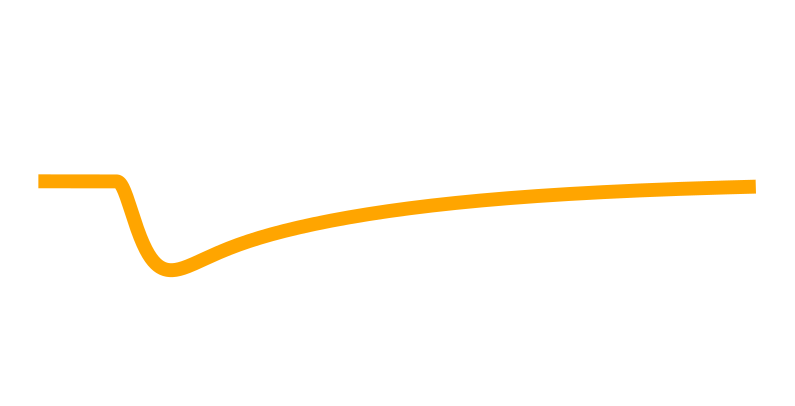

Python code for this plot:
import csv
import os
from itertools import zip_longest
from pathlib import Path

import matplotlib

matplotlib.use("Agg")

import matplotlib.pyplot as plt
import numpy as np


SCRIPT_DIR = Path(__file__).resolve().parent
ROOT = SCRIPT_DIR.parents[2]
DATA_DIR = ROOT / "nc_final_data" / "Figure4" / "Figure4_d4"
SOURCE_DIR = ROOT / "nc_final_source_data" / "Figure4" / "Figure4_d4"




def write_columns(path, columns, arrays):
    values = [np.asarray(value) for value in arrays]
    if any(value.ndim != 1 for value in values) or len(columns) != len(values):
        raise ValueError("Unexpected source data shape")
    values = [value.astype(np.float64) if value.dtype == np.float32 else value for value in values]
    path.parent.mkdir(parents=True, exist_ok=True)
    temporary = path.with_name(f".{path.name}.{os.getpid()}.tmp")
    try:
        with temporary.open("w", encoding="utf-8", newline="") as stream:
            writer = csv.writer(stream)
            writer.writerow(columns)
            writer.writerows(zip_longest(*values, fillvalue=""))
        os.replace(temporary, path)
    finally:
        if temporary.exists():
            temporary.unlink()


_SOURCE_COLUMNS = {}


_SOURCE_COLUMNS = {}


def collect_source(path, value, allow_pickle=False):
    name = Path(path).stem
    name = {"neuron_psp": "NEURON", "dbnn_kernel": "DBNN"}.get(name, name)
    _SOURCE_COLUMNS[name] = np.asarray(value)


def draw_figure():
    names = ("epsp_voltage", "ipsp_voltage", "ssp_voltage")
    voltages = [np.load(DATA_DIR / (name + ".npy"), allow_pickle=False) for name in names]
    if any(v.shape != (2001,) or not np.isfinite(v).all() for v in voltages):
        raise ValueError("Expected three finite 2001-sample voltage traces")
    if not np.allclose([v[0] for v in voltages], voltages[0][0], rtol=0, atol=1e-12):
        raise ValueError("The three traces must share the same baseline")
    time_ms = np.arange(2001, dtype=np.float64) * 0.1
    epsp, ipsp, ssp = (v - v[0] for v in voltages)
    sc = ssp - (epsp + ipsp)
    SOURCE_DIR.mkdir(parents=True, exist_ok=True)
    collect_source(SOURCE_DIR / "time_ms.npy", time_ms, allow_pickle=False)
    collect_source(SOURCE_DIR / "sc_mV.npy", sc, allow_pickle=False)
    with plt.rc_context({"pdf.fonttype": 42}):
        fig, ax = plt.subplots(figsize=(10, 5))
        ax.plot(time_ms, sc, color="orange", linewidth=10)
        ax.set_ylim(-0.5, 0.4)
        ax.axis("off")
        fig.savefig(SCRIPT_DIR / "Figure4_d4.pdf", bbox_inches="tight")
        plt.close(fig)


def main():
    _SOURCE_COLUMNS.clear()
    draw_figure()
    write_columns(SOURCE_DIR / f"{SCRIPT_DIR.name}.csv", tuple(_SOURCE_COLUMNS), tuple(_SOURCE_COLUMNS.values()))


if __name__ == "__main__":
    main()
